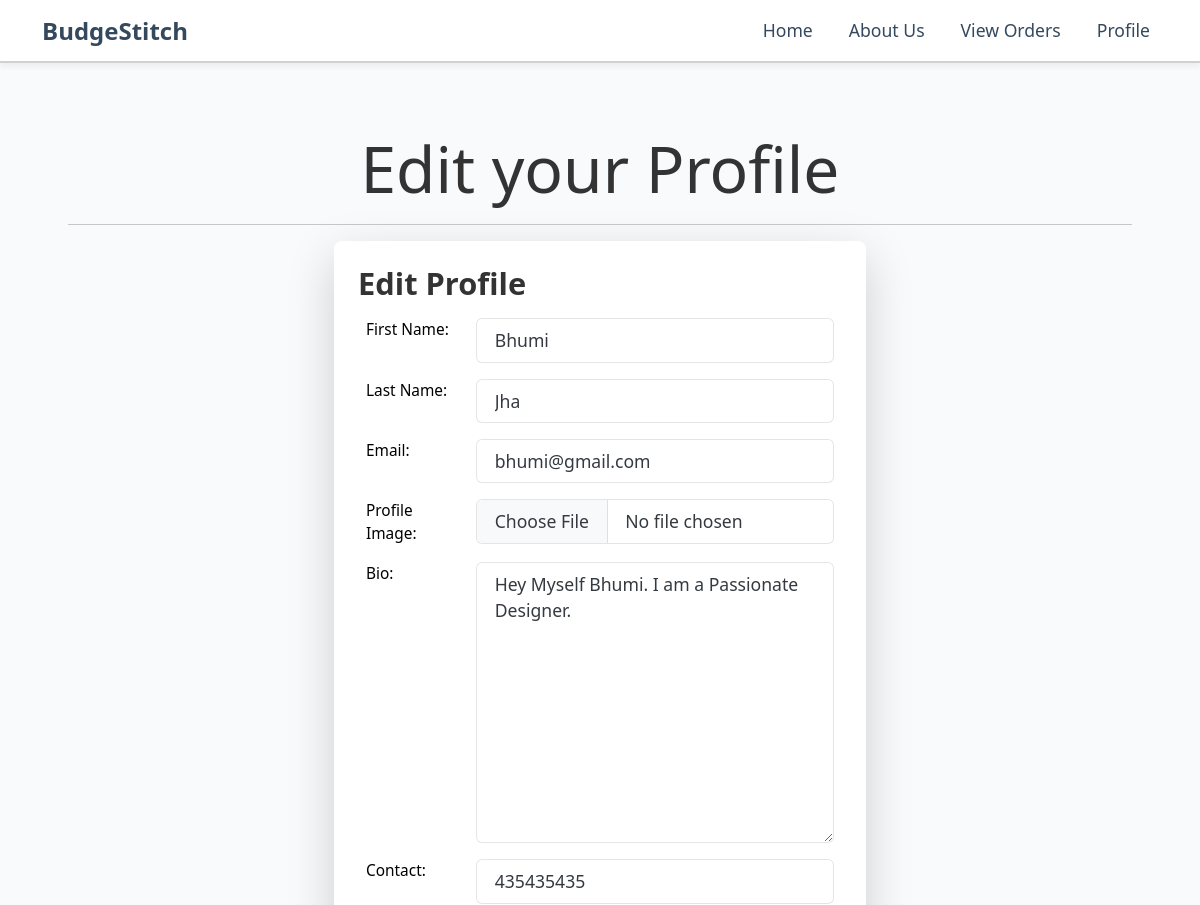
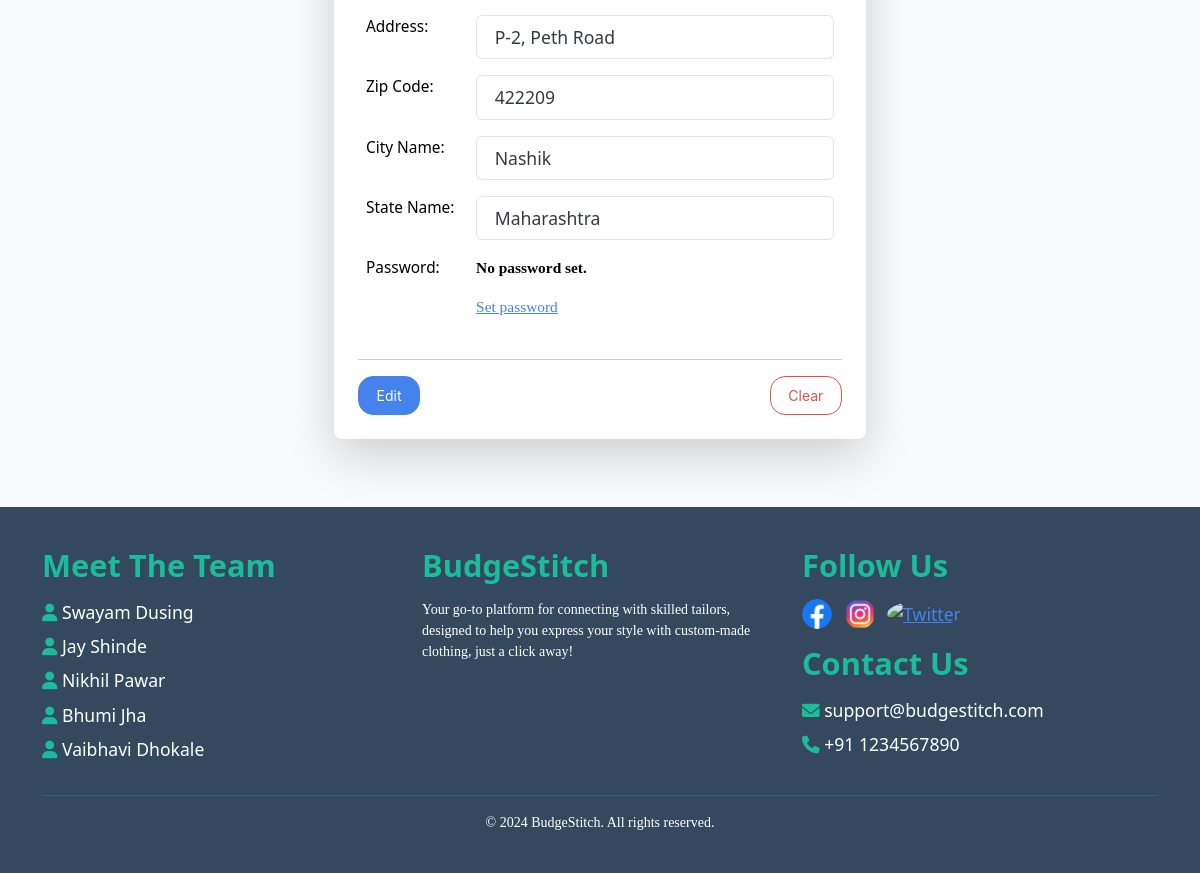
Screenshot of /edituserinfo/ (signed in) with the database file from the repository (2 pictures, top to bottom).
### coreapp/models.py (models this page shows, shortened)
class CustomUser(AbstractUser): #this contains the clients info
    USER_TYPE_CHOICES = (
        ('client', 'Client'),
        ('tailor', 'Tailor'),
    )
    USER_GENDER = (
        ('male', 'Male'),
        ('female', 'Female'),
    )
    user_type = models.CharField(max_length=10, choices=USER_TYPE_CHOICES)
    profilepic = models.ImageField(upload_to='profile_pics/', blank=True, null=True,)
    gender = models.CharField(max_length=10, choices=USER_GENDER)
    experience = models.PositiveIntegerField(blank=True,null=True)
    age = models.PositiveIntegerField(blank=True,null=True)
    dob = models.DateField(blank=True,null=True)
    address = models.CharField(max_length=20,blank=True,null=True)
    addzipcode = models.CharField(max_length=10,blank=True,null=True)
    addcity = models.CharField(max_length=15,blank=True,null=True)
    addstate = models.CharField(max_length=15,blank=True,null=True)
    ratings = models.IntegerField(blank=True,null=True,default=0)
    biodis = models.CharField(max_length=255,blank=True,null=True)
    contact = models.CharField(max_length=15,blank=True,null=True)
    groups = models.ManyToManyField(
        Group,
        related_name='customuser_set',  # Change the related_name here
        blank=True,
        help_text='The groups this user belongs to.',
        verbose_name='groups',
    )
    user_permissions = models.ManyToManyField(
        Permission,
        related_name='customuser_set',  # Change the related_name here
        blank=True,
        help_text='Specific permissions for this user.',
        verbose_name='user permissions',
    )

### coreapp/views.py (the view)
# urls.py: path('edituserinfo/',views.editinfo),
@login_required
def editinfo(request):
    if request.method == "POST":
        fm = CustomUserChangeForm(request.POST,request.FILES,instance=request.user )
        if fm.is_valid():
            fm.save()
            messages.success(request,'Profile Edited Successfully!!')
            return HttpResponseRedirect('/userprofile')
    else:
        fm = CustomUserChangeForm(instance=request.user)
    return render(request,'userinfochange.html',{'form':fm})

### coreapp/templates/userinfochange.html (shortened to what this page needs)
{% extends "base.html" %}
{% load static %}
{% block content %}
<div class="container-fluid  p-5" >
    <div class="text-center">
        <h1 class="display-3">
            Edit your Profile
        </h1>
        <hr class="bg-dark">
    </div>
    <div class="container ">
        <div class="row d-flex justify-content-center">
            <div class="col-md-6 bg-body rounded-3  shadow-lg p-4 ">
                <h3>Edit Profile</h3>
                <form action="" method="post" id="myForm" novalidate enctype="multipart/form-data">
                    <table class="table table-borderless">
                        {% for fm in form %}
                            <tr>
                                <td>{{ fm.label_tag }} </td>
                                <td>{{ fm }}</td>
                            </tr>
                        {% endfor %}
                    </table>
                    <hr>
                    <input type="submit" class="btn btn-primary" value="Edit">
                    <input type="reset" value="Clear" class="btn btn-outline-danger" style="float: right;">
                </form>
            </div>
        </div>
    </div>
</div>
{% endblock %}

### coreapp/templates/base.html (style rules this page uses)
html, body { height: 100%; margin: 0; font-family: 'Segoe UI', Tahoma, Geneva, Verdana, sans-serif; background-color: #F4F6F9; color: #333; }

### rows the page displays
CustomUser: form "Bhumi" "Jha" "bhumi@gmail.com" "Hey Myself Bhumi. I am a Passionate Designer." "435435435" "P-2, Peth Road" "422209" "Nashik" "Maharashtra" "No password set. Set password"

### other values shown
{{ fm.label_tag }} "First Name:" "Last Name:" "Email:" "Profile Image:" "Bio:" "Contact:" "Address:" "Zip Code:" "City Name:" "State Name:" "Password:"
